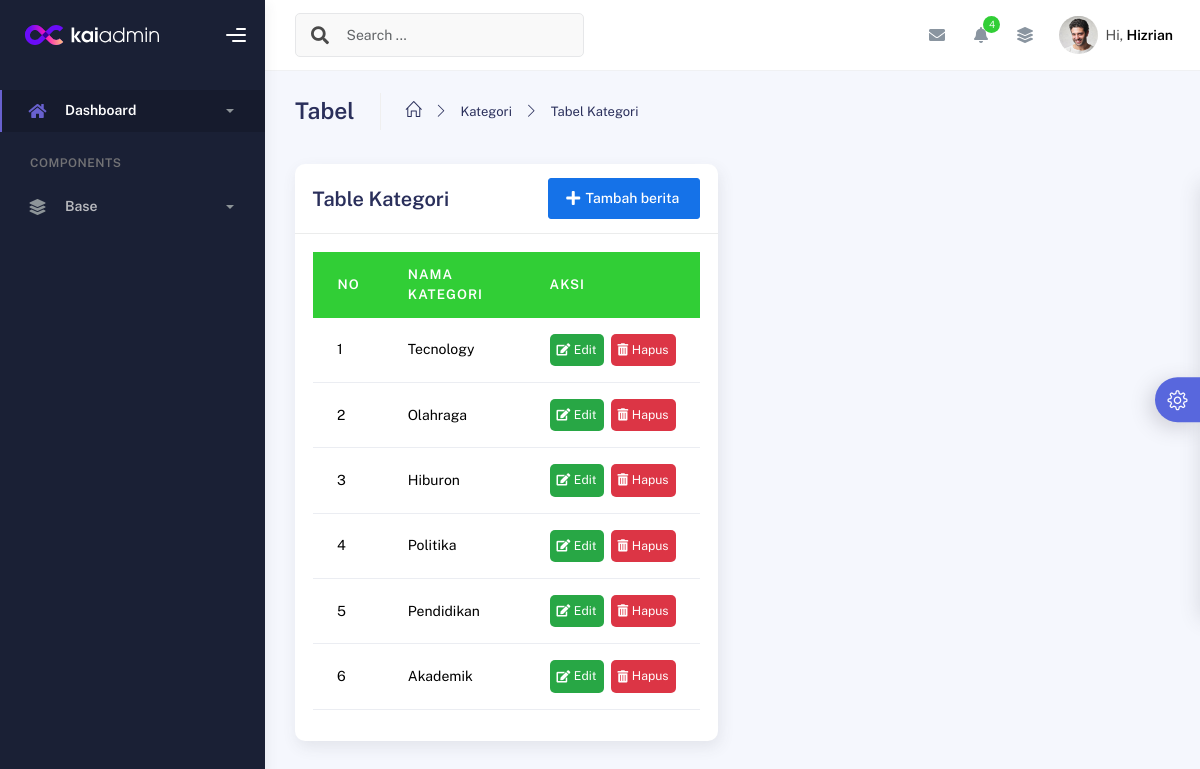
Screenshot of /admin/Kategori/tampil_kategori.php with the database file from the repository.
### tables this page shows
CREATE TABLE `kategori_berita` (
  `id_kategori` int(11) NOT NULL,
  `nama_kategori_berita` varchar(255) NOT NULL
);

### admin/Kategori/tampil_kategori.php (the view, shortened to what this page needs)
<?php
include '../koneksi.php';
?>
<!DOCTYPE html>
<html lang="en">
<head>
  <link rel="stylesheet" href="../assets/css/bootstrap.min.css" />
  <link rel="stylesheet" href="../assets/css/plugins.min.css" />
  <link rel="stylesheet" href="../assets/css/kaiadmin.min.css" />
  <link rel="stylesheet" href="../assets/css/demo.css" />
</head>
<body>
  <div class="wrapper">
    <div class="sidebar" data-background-color="dark">
      <div class="sidebar-logo">
        <div class="logo-header" data-background-color="dark">
          <a href="../index.php" class="logo">
            <img
              src="../assets/img/kaiadmin/logo_light.svg"
              alt="navbar brand"
              class="navbar-brand"
              height="20" />
          </a>
          <div class="nav-toggle">
            <button class="btn btn-toggle toggle-sidebar">
              <i class="gg-menu-right"></i>
            </button>
          </div>
        </div>
      </div>
      <div class="sidebar-wrapper scrollbar scrollbar-inner">
        <div class="sidebar-content">
          <ul class="nav nav-secondary">
            <li class="nav-item active">
              <a
                data-bs-toggle="collapse"
                href="#dashboard"
                class="collapsed"
                aria-expanded="false">
                <i class="fas fa-home"></i>
                <p>Dashboard</p>
                <span class="caret"></span>
              </a>
            </li>
            <li class="nav-section">
              <h4 class="text-section">Components</h4>
            </li>
            <li class="nav-item">
              <a data-bs-toggle="collapse" href="#base">
                <i class="fas fa-layer-group"></i>
                <p>Base</p>
                <span class="caret"></span>
              </a>
            </li>
          </ul>
        </div>
      </div>
    </div>
    <div class="main-panel">
      <div class="main-header">
        <nav
          class="navbar navbar-header navbar-header-transparent navbar-expand-lg border-bottom">
          <div class="container-fluid">
            <nav
              class="navbar navbar-header-left navbar-expand-lg navbar-form nav-search p-0 d-none d-lg-flex">
              <div class="input-group">
                <div class="input-group-prepend">
                  <button type="submit" class="btn btn-search pe-1">
                    <i class="fa fa-search search-icon"></i>
                  </button>
                </div>
                <input
                  type="text"
                  placeholder="Search ..."
                  class="form-control" />
              </div>
            </nav>
            <ul class="navbar-nav topbar-nav ms-md-auto align-items-center">
              <li class="nav-item topbar-icon dropdown hidden-caret">
                <a
                  class="nav-link dropdown-toggle"
                  href="#"
                  id="messageDropdown"
                  role="button"
                  data-bs-toggle="dropdown"
                  aria-haspopup="true"
                  aria-expanded="false">
                  <i class="fa fa-envelope"></i>
                </a>
              </li>
              <li class="nav-item topbar-icon dropdown hidden-caret">
                <a
                  class="nav-link dropdown-toggle"
                  href="#"
                  id="notifDropdown"
                  role="button"
                  data-bs-toggle="dropdown"
                  aria-haspopup="true"
                  aria-expanded="false">
                  <i class="fa fa-bell"></i>
                  <span class="notification">4</span>
                </a>
              </li>
              <li class="nav-item topbar-icon dropdown hidden-caret">
                <a
                  class="nav-link"
                  data-bs-toggle="dropdown"
                  href="#"
                  aria-expanded="false">
                  <i class="fas fa-layer-group"></i>
                </a>
              </li>
              <li class="nav-item topbar-user dropdown hidden-caret">
                <a
                  class="dropdown-toggle profile-pic"
                  data-bs-toggle="dropdown"
                  href="#"
                  aria-expanded="false">
                  <div class="avatar-sm">
                    <img
                      src="../assets/img/profile.jpg"
                      alt="..."
                      class="avatar-img rounded-circle" />
                  </div>
                  <span class="profile-username">
                    <span class="op-7">Hi,</span>
                    <span class="fw-bold">Hizrian</span>
                  </span>
                </a>
              </li>
            </ul>
          </div>
        </nav>
      </div>
      <div class="container">
        <div class="page-inner">
          <div class="page-header">
            <h3 class="fw-bold mb-3">Tabel</h3>
            <ul class="breadcrumbs mb-3">
              <li class="nav-home">
                <a href="#">
                  <i class="icon-home"></i>
                </a>
              </li>
              <li class="separator">
                <i class="icon-arrow-right"></i>
              </li>
              <li class="nav-item">
                <a href="#">Kategori</a>
              </li>
              <li class="separator">
                <i class="icon-arrow-right"></i>
              </li>
              <li class="nav-item">
                <a href="#">Tabel Kategori</a>
              </li>
            </ul>
          </div>
          <div class="row">
            <div class="col-md-6">
              <div class="card">
                <div class="card-header" style="display: flex; justify-content: space-between; align-items: center;">
                  <div class="card-title">Table Kategori</div>
                  <a href="../Kategori/tambah_kategori.php">
                    <button class="btn btn-primary">
                      <span class="btn-label">
                      </span>
                      Tambah berita
                    </button>
                  </a>
                </div>
                <div class="card-body">
                  <table class="table table-head-bg-success">
                    <thead>
                      <tr>
                        <th scope="col">No</th>
                        <th scope="col">Nama Kategori</th>
                        <th scope="col">Aksi</th>
                      </tr>
                    </thead>
                    <?php
                    $query_mysql = mysqli_query($connect,"SELECT * FROM kategori_berita");
                    $no = 1;
                    while ($data = mysqli_fetch_array($query_mysql)) {
                    ?>
                    <tbody>
                      <tr>
                      <td><?php echo $no++; ?></td>
                      <td><?php echo $data['nama_kategori_berita']; ?></td>
                      <td>
                          <div class="action-buttons">
                            <a href="edit_kategori.php?id_kategori=<?php echo $data['id_kategori']; ?>" class="edit">
                              <i class="fas fa-edit"></i> Edit
                            </a>
                            <a href="proses_hapus_kategori.php?id_kategori=<?php echo $data['id_kategori']; ?>" class="delete" onclick="return confirm('Apakah Anda yakin ingin menghapus bkategori berita ini?');">
                              <i class="fas fa-trash-alt"></i> Hapus
                            </a>
                          </div>
                        </td>
                      </tr>
                    </tbody>
                    <?php } ?>
                  </table>
                </div>
              </div>
            </div>
          </div>
        </div>
      </div>
    </div>
    <footer class="footer">
      <div class="container-fluid d-flex justify-content-between">
        <nav class="pull-left">
          <ul class="nav">
            <li class="nav-item">
              <a class="nav-link" href="http://www.themekita.com">
              </a>
            </li>
            <li class="nav-item">
              <a class="nav-link" href="#"> Help </a>
            </li>
            <li class="nav-item">
              <a class="nav-link" href="#"> Licenses </a>
            </li>
          </ul>
        </nav>
        <div class="copyright">
          <a href="http://www.themekita.com">ThemeKita</a>
        </div>
        <div>
          <a target="_blank" href="https://themewagon.com/">ThemeWagon</a>.
        </div>
      </div>
    </footer>
  </div>
  <div class="custom-template">
    <div class="custom-toggle">
      <i class="icon-settings"></i>
    </div>
  </div>
</body>
</html>

### admin/assets/css/demo.css (style rules this page uses)
.custom-template { position: fixed; top: 50%; transform: translateY(-50%); right: -325px; width: 325px; height: max-content; display: block; z-index: 1; background: #ffffff; transition: all .3s; z-index: 1003; box-shadow: -1px 1px 20px rgba(69, 65, 78, 0.15); border-top-left-radius: 5px; border-bottom-left-radius: 5px; transition: all .5s; }
.custom-template .custom-toggle { position: absolute; width: 45px; height: 45px; background: #5867dd; top: 50%; left: -45px; transform: translateY(-50%); display: flex; align-items: center; justify-content: center; text-align: center; border-top-left-radius: 30px; border-bottom-left-radius: 30px; cursor: pointer; color: #ffffff; box-shadow: -5px 5px 20px rgba(69, 65, 78, 0.21); }
.custom-template .custom-toggle i { font-size: 20px; animation: 1.3s spin linear infinite; }

### admin/Kategori/tampil_kategori.php (style rules this page uses)
.action-buttons { display: flex; justify-content: center; align-items: center; gap: 0.5rem; }
.action-buttons a { display: flex; align-items: center; justify-content: center; padding: 0.5rem; border-radius: 5px; text-decoration: none; color: white; font-size: 0.875rem; transition: background-color 0.3s ease; }
.action-buttons a.edit { background-color: #28a745; }
.action-buttons a.delete { background-color: #dc3545; }
.action-buttons a i { margin-right: 0.25rem; }

### rows the page displays
kategori_berita: nama_kategori_berita "Tecnology"
kategori_berita: nama_kategori_berita "Olahraga"
kategori_berita: nama_kategori_berita "Hiburon"
kategori_berita: nama_kategori_berita "Politika"
kategori_berita: nama_kategori_berita "Pendidikan"
kategori_berita: nama_kategori_berita "Akademik"
